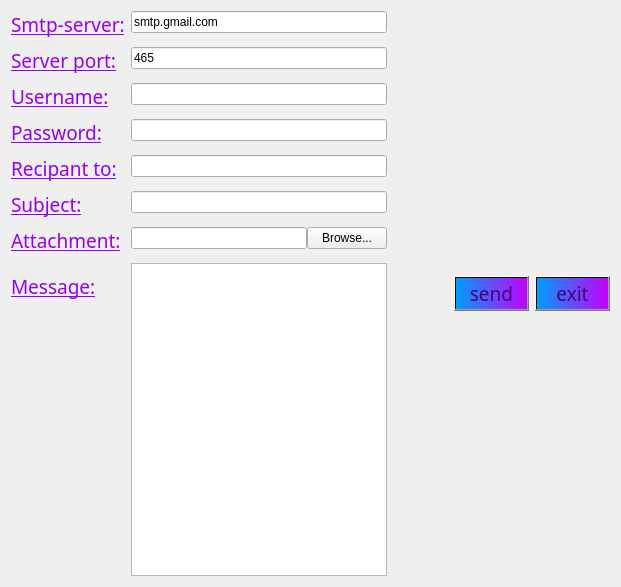
     <widget class="QWidget" name="layoutWidget">
      <property name="geometry">
       <rect>
        <x>70</x>
        <y>70</y>
        <width>621</width>
        <height>587</height>
       </rect>
      </property>
      <layout class="QHBoxLayout" name="horizontalLayout">
       <item>
        <layout class="QFormLayout" name="formLayout">
         <property name="fieldGrowthPolicy">
          <enum>QFormLayout::ExpandingFieldsGrow</enum>
         </property>
         <property name="rowWrapPolicy">
          <enum>QFormLayout::WrapLongRows</enum>
         </property>
         <property name="verticalSpacing">
          <number>9</number>
         </property>
         <item row="0" column="0">
          <widget class="QLabel" name="label">
           <property name="font">
            <font>
             <family>Rockwell</family>
             <pointsize>14</pointsize>
             <weight>50</weight>
             <italic>false</italic>
             <bold>false</bold>
             <underline>true</underline>
            </font>
           </property>
           <property name="styleSheet">
            <string notr="true">color:rgb(153, 0, 229)</string>
           </property>
           <property name="text">
            <string>Smtp-server:</string>
           </property>
          </widget>
         </item>
         <item row="0" column="1">
          <widget class="QLineEdit" name="server">
           <property name="text">
            <string>smtp.gmail.com</string>
           </property>
          </widget>
         </item>
         <item row="1" column="0">
          <widget class="QLabel" name="label_2">
           <property name="font">
            <font>
             <family>Rockwell</family>
             <pointsize>14</pointsize>
             <weight>50</weight>
             <italic>false</italic>
             <bold>false</bold>
             <underline>true</underline>
            </font>
           </property>
           <property name="styleSheet">
            <string notr="true">color:rgb(153, 0, 229)</string>
           </property>
           <property name="text">
            <string>Server port:</string>
           </property>
          </widget>
         </item>
         <item row="1" column="1">
          <widget class="QLineEdit" name="port">
           <property name="text">
            <string>465</string>
           </property>
          </widget>
         </item>
         <item row="2" column="0">
          <widget class="QLabel" name="label_3">
           <property name="font">
            <font>
             <family>Rockwell</family>
             <pointsize>14</pointsize>
             <weight>50</weight>
             <italic>false</italic>
             <bold>false</bold>
             <underline>true</underline>
            </font>
           </property>
           <property name="styleSheet">
            <string notr="true">color:rgb(153, 0, 229)</string>
           </property>
           <property name="text">
            <string>Username:</string>
           </property>
          </widget>
         </item>
         <item row="2" column="1">
          <widget class="QLineEdit" name="uname"/>
         </item>
         <item row="3" column="0">
          <widget class="QLabel" name="label_6">
           <property name="font">
            <font>
             <family>Rockwell</family>
             <pointsize>14</pointsize>
             <weight>50</weight>
             <italic>false</italic>
             <bold>false</bold>
             <underline>true</underline>
            </font>
           </property>
           <property name="styleSheet">
            <string notr="true">color:rgb(153, 0, 229)</string>
           </property>
           <property name="text">
            <string>Password:</string>
           </property>
          </widget>
         </item>
         <item row="3" column="1">
          <widget class="QLineEdit" name="paswd">
           <property name="inputMask">
            <string/>
           </property>
           <property name="echoMode">
            <enum>QLineEdit::Password</enum>
           </property>
          </widget>
         </item>
         <item row="4" column="0">
          <widget class="QLabel" name="label_10">
           <property name="font">
            <font>
             <family>Rockwell</family>
             <pointsize>14</pointsize>
             <weight>50</weight>
             <italic>false</italic>
             <bold>false</bold>
             <underline>true</underline>
            </font>
           </property>
           <property name="styleSheet">
            <string notr="true">color:rgb(153, 0, 229)</string>
           </property>
           <property name="text">
            <string>Recipant to:</string>
           </property>
          </widget>
         </item>
         <item row="4" column="1">
          <widget class="QLineEdit" name="rcpt"/>
         </item>
         <item row="5" column="0">
          <widget class="QLabel" name="label_33">
           <property name="font">
            <font>
             <family>Rockwell</family>
             <pointsize>14</pointsize>
             <weight>50</weight>
             <italic>false</italic>
             <bold>false</bold>
             <underline>true</underline>
            </font>
           </property>
           <property name="styleSheet">
            <string notr="true">color:rgb(153, 0, 229)</string>
           </property>
           <property name="text">
            <string>Subject:</string>
           </property>
          </widget>
         </item>
         <item row="5" column="1">
          <widget class="QLineEdit" name="subject"/>
         </item>
         <item row="6" column="0">
          <widget class="QLabel" name="label_34">
           <property name="font">
            <font>
             <family>Rockwell</family>
             <pointsize>14</pointsize>
             <weight>50</weight>
             <italic>false</italic>
             <bold>false</bold>
             <underline>true</underline>
            </font>
           </property>
           <property name="styleSheet">
            <string notr="true">color:rgb(153, 0, 229)</string>
           </property>
           <property name="text">
            <string>Attachment:</string>
           </property>
          </widget>
         </item>
         <item row="6" column="1">
          <layout class="QHBoxLayout" name="horizontalLayout_3">
           <item>
            <widget class="QLineEdit" name="file">
             <property name="readOnly">
              <bool>true</bool>
             </property>
            </widget>
           </item>
           <item>
            <widget class="QPushButton" name="browseBtn">
             <property name="text">
              <string>Browse...</string>
             </property>
            </widget>
           </item>
          </layout>
         </item>
         <item row="7" column="0">
          <widget class="QLabel" name="label_35">
           <property name="font">
            <font>
             <family>Rockwell</family>
             <pointsize>14</pointsize>
             <weight>50</weight>
             <italic>false</italic>
             <bold>false</bold>
             <underline>true</underline>
            </font>
           </property>
           <property name="styleSheet">
            <string notr="true">color:rgb(153, 0, 229)</string>
           </property>
           <property name="text">
            <string>Message:</string>
           </property>
          </widget>
         </item>
         <item row="7" column="1">
          <widget class="QPlainTextEdit" name="msg"/>
         </item>
        </layout>
       </item>
       <item>
        <spacer name="horizontalSpacer">
         <property name="orientation">
          <enum>Qt::Horizontal</enum>
         </property>
         <property name="sizeHint" stdset="0">
          <size>
           <width>40</width>
           <height>20</height>
          </size>
         </property>
        </spacer>
       </item>
       <item>
        <widget class="QPushButton" name="sendBtn">
         <property name="font">
          <font>
           <family>Rockwell</family>
           <pointsize>14</pointsize>
           <weight>50</weight>
           <italic>false</italic>
           <bold>false</bold>
          </font>
         </property>
         <property name="styleSheet">
          <string notr="true">background-color: qlineargradient(spread:pad, x1:0, y1:0, x2:1, y2:0, stop:0 rgba(0, 158, 255, 255), stop:1 rgba(195, 0, 255, 255));
color: rgb(74, 0, 111);</string>
         </property>
         <property name="text">
          <string>send</string>
         </property>
        </widget>
       </item>
       <item>
        <widget class="QPushButton" name="exitBtn">
         <property name="font">
          <font>
           <family>Rockwell</family>
           <pointsize>14</pointsize>
           <weight>50</weight>
           <italic>false</italic>
           <bold>false</bold>
          </font>
         </property>
         <property name="styleSheet">
          <string notr="true">background-color: qlineargradient(spread:pad, x1:0, y1:0, x2:1, y2:0, stop:0 rgba(0, 158, 255, 255), stop:1 rgba(195, 0, 255, 255));
color: rgb(74, 0, 111);</string>
         </property>
         <property name="text">
          <string>exit</string>
         </property>
        </widget>
       </item>
      </layout>
     </widget>
